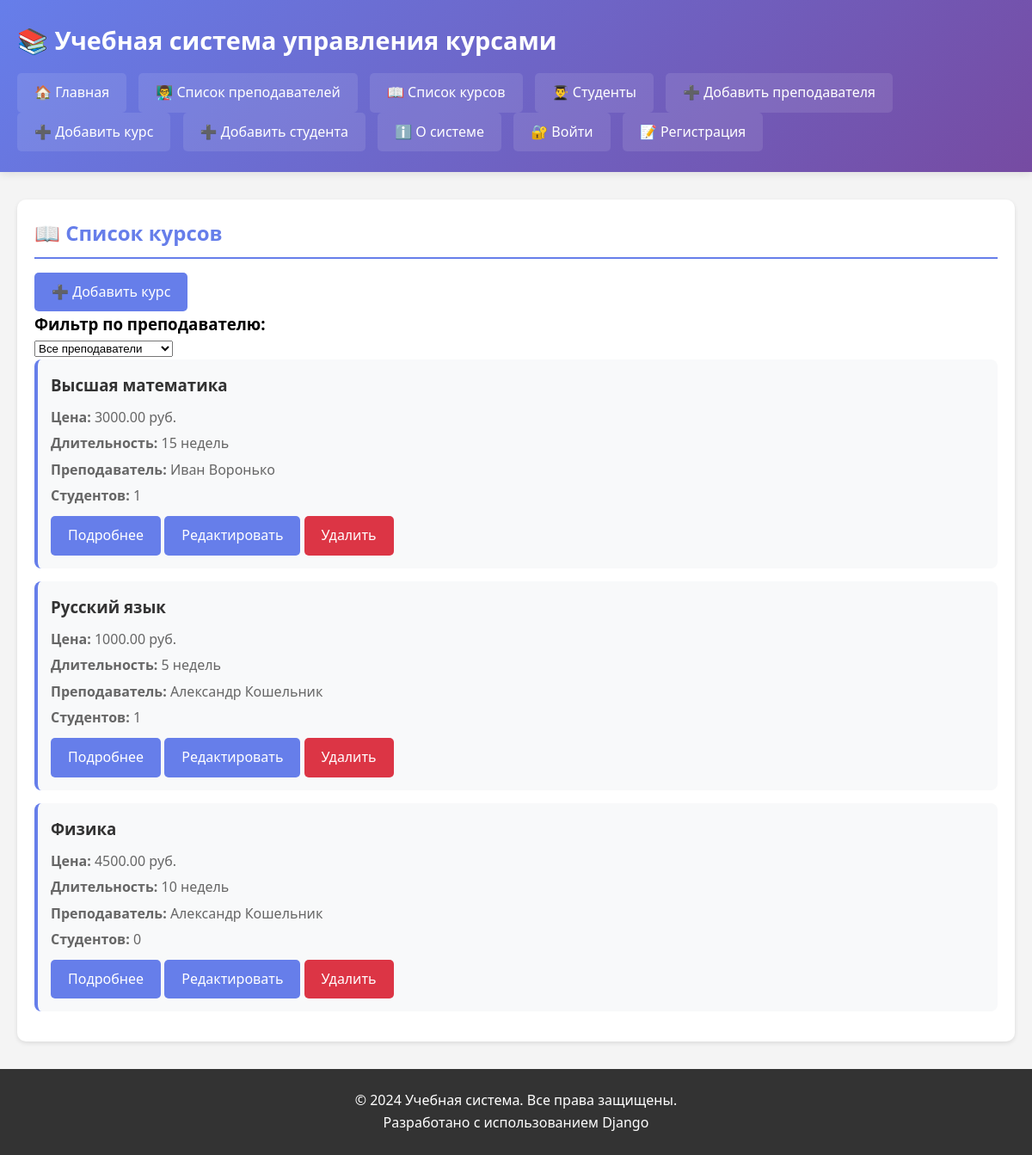
Page /courses/ on the earlier database version.
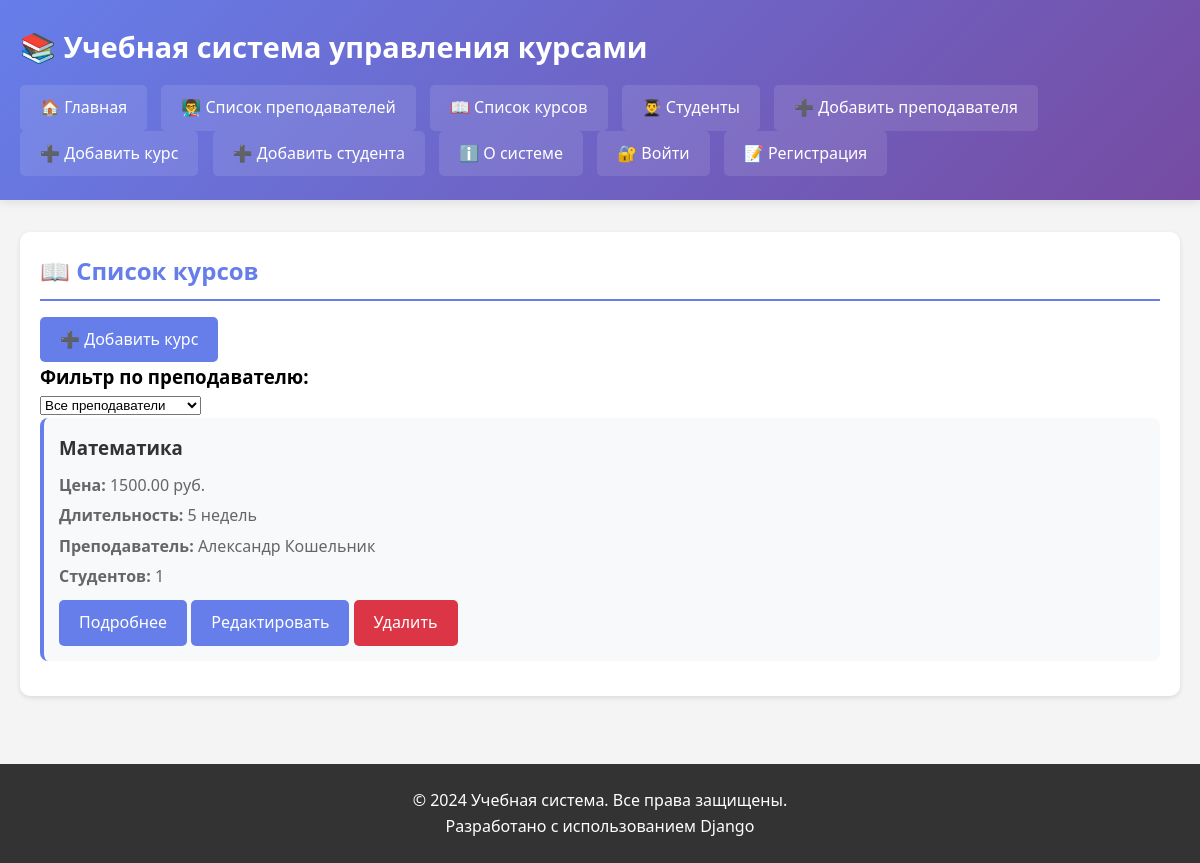
Same page on the later database version.
### schedule/models.py (models this page shows, shortened)
class Course(models.Model):
    title = models.CharField(max_length=200, verbose_name="Название курса")
    description = models.TextField(verbose_name="Описание")
    price = models.DecimalField(
        max_digits=10,
        decimal_places=2,
        validators=[MinValueValidator(0)],
        verbose_name="Цена"
    )
    duration_weeks = models.PositiveIntegerField(verbose_name="Длительность (недели)")
    start_date = models.DateField(
        validators=[validate_date_format],
        verbose_name="Дата старта"
    )
    teacher = models.ForeignKey(
        Teacher,
        on_delete=models.SET_NULL,
        null=True,
        related_name='courses',
        verbose_name="Преподаватель"
    )
    max_students = models.PositiveIntegerField(
        default=30,
        verbose_name="Максимум студентов"
    )
    is_published = models.BooleanField(
        default=True,
        verbose_name="Опубликован"
    )

class Teacher(models.Model):
    first_name = models.CharField(max_length=100, verbose_name="Имя")
    last_name = models.CharField(max_length=100, verbose_name="Фамилия")
    email = models.EmailField(
        unique=True,
        validators=[validate_email_domain],
        verbose_name="Email"
    )
    phone = models.CharField(
        max_length=20,
        blank=True,
        null=True,
        validators=[validate_phone_number],
        verbose_name="Телефон"
    )
    hire_date = models.DateField(verbose_name="Дата найма")
    login = models.CharField(
        max_length=50,
        unique=True,
        validators=[validate_login],
        verbose_name="Логин"
    )
    password = models.CharField(
        max_length=128,
        validators=[validate_password],
        verbose_name="Пароль"
    )
    rating = models.DecimalField(
        max_digits=3,
        decimal_places=2,
        default=0,
        verbose_name="Рейтинг"
    )
    position = models.CharField(
        max_length=50,
        choices=[
            ('jun', 'Junior'),
            ('mid', 'Middle'),
            ('sen', 'Senior')
        ],
        default='mid',
        verbose_name="Должность"
    )
    work_years = models.PositiveIntegerField(
        default=0,
        verbose_name="Стаж работы (лет)"
    )
    bio = models.TextField(blank=True, verbose_name="Биография")
    education = models.CharField(max_length=255, blank=True, verbose_name="Образование")
    languages = models.CharField(max_length=200, blank=True, verbose_name="Языки")

### schedule/views.py (the view)
# urls.py: path('courses/', views.course_list, name='course_list'),
def course_list(request):
    teacher_id = request.GET.get('teacher')
    if teacher_id:
        courses = Course.objects.filter(teacher_id=teacher_id).select_related('teacher')
    else:
        courses = Course.objects.all().select_related('teacher')
    teachers = Teacher.objects.all()
    context = {
        'courses': courses,
        'teachers': teachers,
        'selected_teacher': teacher_id
    }
    return render(request, 'schedule/course_list.html', context)

### schedule/templates/schedule/course_list.html (shortened to what this page needs)
{% extends 'schedule/base.html' %}
{% block content %}
<section>
    <h2>📖 Список курсов</h2>
    <a href="{% url 'schedule:course_create_form' %}" class="btn">➕ Добавить курс</a>
    <h3>Фильтр по преподавателю:</h3>
    <form method="get">
        <select name="teacher" onchange="this.form.submit()">
            <option value="">Все преподаватели</option>
        </select>
    </form>
    {% if courses %}
        {% for course in courses %}
        <article>
            <h3>{{ course.title }}</h3>
            <p><strong>Цена:</strong> {{ course.price }} руб.</p>
            <p><strong>Длительность:</strong> {{ course.duration_weeks }} недель</p>
            <p><strong>Преподаватель:</strong> {{ course.teacher.first_name }} {{ course.teacher.last_name }}</p>
            <p><strong>Студентов:</strong> {{ course.students.count }}</p>
            <div style="margin-top: 10px;">
                <a href="{% url 'schedule:course_detail' course.id %}" class="btn">Подробнее</a>
                <a href="{% url 'schedule:course_update' course.id %}" class="btn">Редактировать</a>
                <a href="{% url 'schedule:course_delete' course.id %}" class="btn btn-danger">Удалить</a>
            </div>
        </article>
        {% endfor %}
    {% else %}
        <p>Нет курсов</p>
    {% endif %}
</section>
{% endblock %}

### schedule/templates/schedule/base.html (shortened to what this page needs)
<!DOCTYPE html>
<html lang="ru">
<head>
</head>
<body>
    <header>
        <div class="container">
            <h1>📚 Учебная система управления курсами</h1>
            <nav>
                <a href="{% url 'schedule:index' %}">🏠 Главная</a>
                <a href="{% url 'schedule:teacher_list' %}">👨‍🏫 Список преподавателей</a>
                <a href="{% url 'schedule:course_list' %}">📖 Список курсов</a>
                <a href="{% url 'schedule:student_list' %}">👨‍🎓 Студенты</a>
                <a href="{% url 'schedule:teacher_create_form' %}">➕ Добавить преподавателя</a>
                <a href="{% url 'schedule:course_create_form' %}">➕ Добавить курс</a>
                <a href="{% url 'schedule:student_create_form' %}">➕ Добавить студента</a>
                <a href="{% url 'schedule:info' %}">ℹ️ О системе</a>
                {% if user.is_authenticated %}
                    <a href="{% url 'users:profile' user.username %}">👤 {{ user.username }}</a>
                    <a href="{% url 'users:user_list' %}">👥 Пользователи</a>
                    <a href="{% url 'password_change' %}">🔑 Сменить пароль</a>
                    <form method="post" action="{% url 'logout' %}" style="display: inline;">
                        {% csrf_token %}
                        <button type="submit" style="background: none; border: none; color: white; cursor: pointer; padding: 10px 15px;">
                            🚪 Выйти
                        </button>
                    </form>
                {% else %}
                    <a href="{% url 'login' %}">🔐 Войти</a>
                    <a href="{% url 'users:register' %}">📝 Регистрация</a>
                {% endif %}
            </nav>
        </div>
    </header>
    <main>
        <div class="container">
            {% block content %}
            {% endblock %}
        </div>
    </main>
    <footer>
        <div class="container">
            <p>&copy; 2024 Учебная система. Все права защищены.</p>
            <p>Разработано с использованием Django</p>
        </div>
    </footer>
</body>
</html>

### schedule/templates/schedule/base.html (style rules this page uses)
* { margin: 0; padding: 0; box-sizing: border-box; }
body { font-family: 'Segoe UI', Tahoma, Geneva, Verdana, sans-serif; line-height: 1.6; background-color: #f4f4f4; }
.container { max-width: 1200px; margin: auto; padding: 0 20px; }
header { background: linear-gradient(135deg, #667eea 0%, #764ba2 100%); color: white; padding: 1.5rem 0; margin-bottom: 2rem; box-shadow: 0 2px 10px rgba(0,0,0,0.1); }
header h1 { margin: 0; padding: 0; font-size: 1.8rem; }
nav { margin-top: 15px; }
nav a { color: white; text-decoration: none; padding: 10px 20px; margin-right: 10px; display: inline-block; border-radius: 5px; transition: all 0.3s ease; background-color: rgba(255,255,255,0.1); }
main { min-height: calc(100vh - 300px); }
section { margin-bottom: 2rem; background: white; padding: 20px; border-radius: 10px; box-shadow: 0 2px 5px rgba(0,0,0,0.1); }
section h2 { color: #667eea; margin-bottom: 1rem; padding-bottom: 0.5rem; border-bottom: 2px solid #667eea; }
article { background: #f8f9fa; padding: 15px; margin-bottom: 15px; border-radius: 8px; border-left: 4px solid #667eea; transition: transform 0.3s ease; }
article h3 { color: #333; margin-bottom: 10px; }
article p { margin: 5px 0; color: #666; }
.btn { display: inline-block; padding: 10px 20px; background: #667eea; color: white; text-decoration: none; border: none; border-radius: 5px; cursor: pointer; font-size: 1rem; transition: all 0.3s ease; }
.btn-danger { background: #dc3545; }
footer { background: #333; color: white; text-align: center; padding: 1.5rem 0; margin-top: 2rem; }

Differences in the rows shown:
removed Course: title "Русский язык", price "1000.00", duration_weeks "5", teacher.first_name "Александр", teacher.last_name "Кошельник", students.count "1"
removed Course: title "Физика", price "4500.00", duration_weeks "10", teacher.first_name "Александр", teacher.last_name "Кошельник", students.count "0"
changed Course id 1: title "Высшая математика" → "Математика"; price "3000.00" → "1500.00"; duration_weeks "15" → "5"; teacher.first_name "Иван" → "Александр"; teacher.last_name "Воронько" → "Кошельник"
